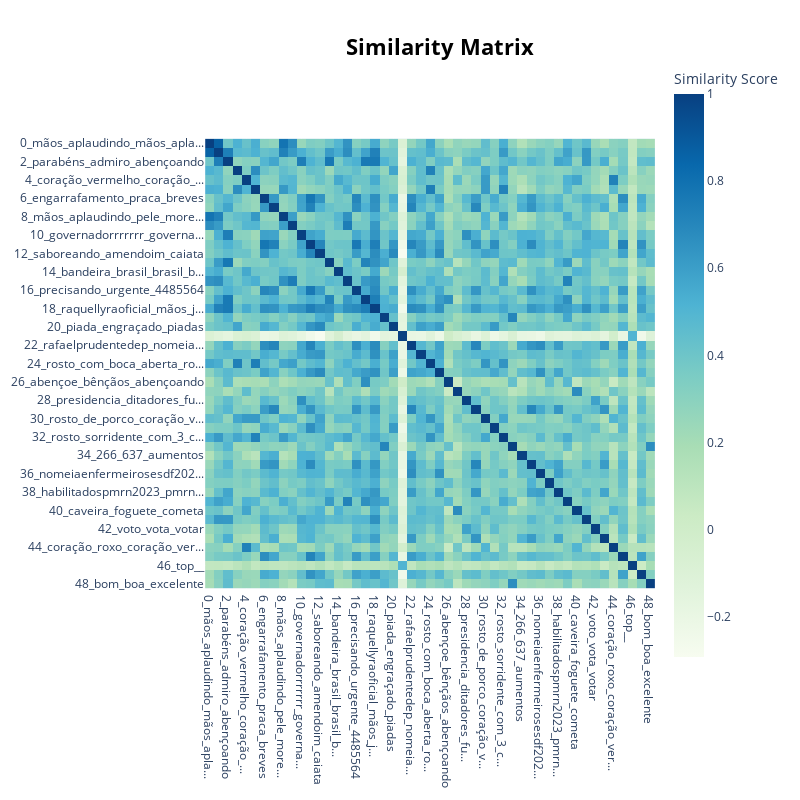

Source (notebook cell):
### Code cell
topic_model.visualize_heatmap()

### Figure 1 — Plotly figure (JSON) as saved in the notebook; plotly's stock layout.template omitted (floating-point values rounded to 4 significant figures; data arrays with more than 128 entries replaced by an {"elided": "..."} marker saying what was removed)
{"data": [{"coloraxis": "coloraxis", "hovertemplate": "x: %{x}<br>y: %{y}<br>Similarity Score: %{z}<extra></extra>", "name": "0", "type": "heatmap", "x": ["0_mãos_aplaudindo_mãos_apla...", "1_mãos_aplaudindo_mãos_apla...", "2_parabéns_admiro_abençoando", "3_rosto_chorando_de_rir_ros...", "4_coração_vermelho_coração_...", "5_rosto_sorridente_com_olho...", "6_engarrafamento_praca_breves", "7_reajuste_salarial_sancionou", "8_mãos_aplaudindo_pele_more...", "9_mãos_para_cima_dorso_da_m...", "10_governadorrrrrrr_governa...", "11_desmotivados_corruptos_l...", "12_saboreando_amendoim_caiata", "13_parabéns_parabens_felici...", "14_bandeira_brasil_brasil_b...", "15_mãos_juntas_mãos_juntas_...", "16_precisando_urgente_4485564", "17_felicidades_grandemente_...", "18_raquellyraoficial_mãos_j...", "19_lindo_lindos_linda", "20_piada_engraçado_piadas", "21_55__", "22_rafaelprudentedep_nomeia...", "23_coração_verde_craque_bol...", "24_rosto_com_boca_aberta_ro...", "25_message_mandando_msg", "26_abençoe_bênçãos_abençoando", "27_fogo_bombeiro_nuclear", "28_presidencia_ditadores_fu...", "29_concursados_nomeações_no...", "30_rosto_de_porco_coração_v...", "31_mentiroso_mentirosa_ment...", "32_rosto_sorridente_com_3_c...", "33_maravilhoso_maravilhosos...", "34_266_637_aumentos", "35_sgt_policia_batalhões", "36_nomeiaenfermeirosesdf202...", "37_sirene_vamo_queremos", "38_habilitadospmrn2023_pmrn...", "39_casalzão_casal_parabéns", "40_caveira_foguete_cometa", "41_amapaense_macapá_amapá", "42_voto_vota_votar", "43_2026_vagas_concurso", "44_coração_roxo_coração_ver...", "45_derrubadas_estrago_agrária", "46_top__", "47_casinha_moradia_moro", "48_bom_boa_excelente"], "xaxis": "x", "y": ["0_mãos_aplaudindo_mãos_apla...", "1_mãos_aplaudindo_mãos_apla...", "2_parabéns_admiro_abençoando", "3_rosto_chorando_de_rir_ros...", "4_coração_vermelho_coração_...", "5_rosto_sorridente_com_olho...", "6_engarrafamento_praca_breves", "7_reajuste_salarial_sancionou", "8_mãos_aplaudindo_pele_more...", "9_mãos_para_cima_dorso_da_m...", "10_governadorrrrrrr_governa...", "11_desmotivados_corruptos_l...", "12_saboreando_amendoim_caiata", "13_parabéns_parabens_felici...", "14_bandeira_brasil_brasil_b...", "15_mãos_juntas_mãos_juntas_...", "16_precisando_urgente_4485564", "17_felicidades_grandemente_...", "18_raquellyraoficial_mãos_j...", "19_lindo_lindos_linda", "20_piada_engraçado_piadas", "21_55__", "22_rafaelprudentedep_nomeia...", "23_coração_verde_craque_bol...", "24_rosto_com_boca_aberta_ro...", "25_message_mandando_msg", "26_abençoe_bênçãos_abençoando", "27_fogo_bombeiro_nuclear", "28_presidencia_ditadores_fu...", "29_concursados_nomeações_no...", "30_rosto_de_porco_coração_v...", "31_mentiroso_mentirosa_ment...", "32_rosto_sorridente_com_3_c...", "33_maravilhoso_maravilhosos...", "34_266_637_aumentos", "35_sgt_policia_batalhões", "36_nomeiaenfermeirosesdf202...", "37_sirene_vamo_queremos", "38_habilitadospmrn2023_pmrn...", "39_casalzão_casal_parabéns", "40_caveira_foguete_cometa", "41_amapaense_macapá_amapá", "42_voto_vota_votar", "43_2026_vagas_concurso", "44_coração_roxo_coração_ver...", "45_derrubadas_estrago_agrária", "46_top__", "47_casinha_moradia_moro", "48_bom_boa_excelente"], "yaxis": "y", "z": {"elided": "49x49 float values"}}], "layout": {"coloraxis": {"colorbar": {"title": {"text": "Similarity Score"}}, "colorscale": [[0, "rgb(247,252,240)"], [0.125, "rgb(224,243,219)"], [0.25, "rgb(204,235,197)"], [0.375, "rgb(168,221,181)"], [0.5, "rgb(123,204,196)"], [0.625, "rgb(78,179,211)"], [0.75, "rgb(43,140,190)"], [0.875, "rgb(8,104,172)"], [1, "rgb(8,64,129)"]]}, "height": 800, "hoverlabel": {"bgcolor": "white", "font": {"family": "Rockwell", "size": 16}}, "legend": {"title": {"text": "Trend"}}, "margin": {"t": 60}, "showlegend": true, "title": {"font": {"color": "Black", "size": 22}, "text": "<b>Similarity Matrix</b>", "x": 0.55, "xanchor": "center", "y": 0.95, "yanchor": "top"}, "width": 800, "xaxis": {"anchor": "y", "constrain": "domain", "domain": [0, 1], "scaleanchor": "y"}, "yaxis": {"anchor": "x", "autorange": "reversed", "constrain": "domain", "domain": [0, 1]}}}
